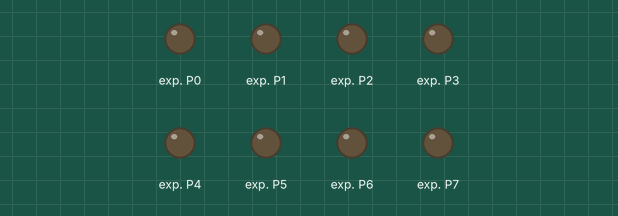
Simulated run of this program. Board: ESP32 board running MicroPython. Shown: output pins drawn as LEDs (lit = HIGH).

Above: at 0.06 s.
At 4.97 s:
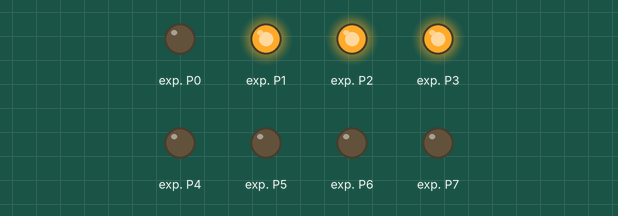
At 9.98 s:
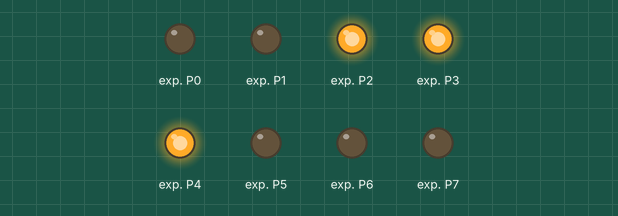
At 19.9 s:
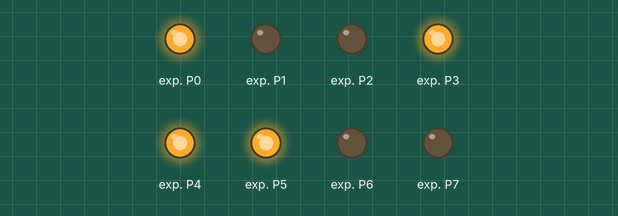
At 29.83 s:
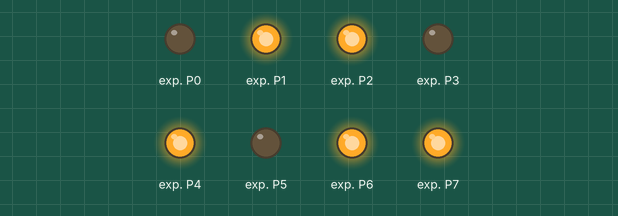
At 39.85 s:
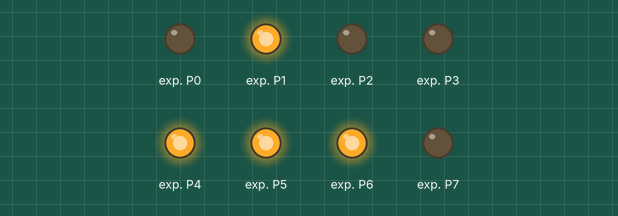
Timing chart, 0 to 40.0 s (numbered marks = the images above):
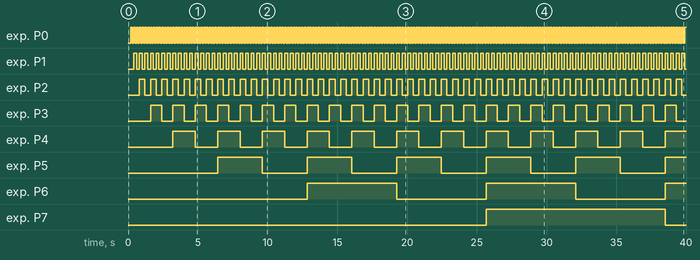

The program:

pcf8574_demo-1.py
```python
# file: pcf8574_demo-1.py
# date: 2020-05-05

from machine import Pin,I2C
import utime as time

# Use GPIO22=SCL, GPIO21=SDA
i2c = I2C( freq=100000,scl=Pin(22),sda=Pin(21) )
addr = 0x21
dev_found = addr in i2c.scan()
try:
    cnt = 0  # counter variable, set to 0
    data = bytearray(1) # one-byte data buffer
    while dev_found:
        data[0] = cnt ^ 0xff # invert bits
        # write to PCF8574
        i2c.writeto( addr, data )
        # increment counter by 1
        cnt = (cnt+1) % 256
        time.sleep_ms(100)
except KeyboardInterrupt:
    pass
finally:
    print('Done')
```

Measured:
- by itself, exp. P0: alternates HIGH for 0.10 s and LOW for 0.10 s
- by itself, exp. P1: alternates HIGH for 0.20 s and LOW for 0.20 s
- by itself, exp. P2: alternates HIGH for 0.40 s and LOW for 0.40 s
- by itself, exp. P3: alternates HIGH for 0.80 s and LOW for 0.80 s
- by itself, exp. P4: alternates HIGH for 1.6 s and LOW for 1.6 s
- by itself, exp. P5: alternates HIGH for 3.2 s and LOW for 3.2 s
- by itself, exp. P6: alternates HIGH for 6.4 s and LOW for 6.4 s
- by itself, exp. P7: LOW → HIGH at 25.7 s, → LOW 12.8 s later
